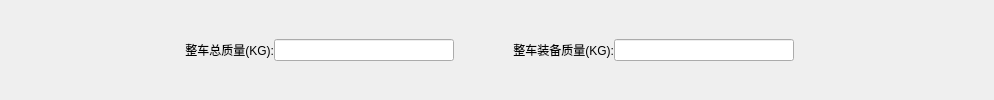
        <widget class="QWidget" name="widget_8" native="true">
         <layout class="QHBoxLayout" name="horizontalLayout_8">
          <property name="spacing">
           <number>0</number>
          </property>
          <property name="leftMargin">
           <number>0</number>
          </property>
          <property name="topMargin">
           <number>0</number>
          </property>
          <property name="rightMargin">
           <number>0</number>
          </property>
          <property name="bottomMargin">
           <number>0</number>
          </property>
          <item>
           <spacer name="horizontalSpacer_5">
            <property name="orientation">
             <enum>Qt::Horizontal</enum>
            </property>
            <property name="sizeType">
             <enum>QSizePolicy::Minimum</enum>
            </property>
            <property name="sizeHint" stdset="0">
             <size>
              <width>114</width>
              <height>20</height>
             </size>
            </property>
           </spacer>
          </item>
          <item>
           <widget class="QLabel" name="label_24">
            <property name="minimumSize">
             <size>
              <width>160</width>
              <height>0</height>
             </size>
            </property>
            <property name="maximumSize">
             <size>
              <width>160</width>
              <height>16777215</height>
             </size>
            </property>
            <property name="text">
             <string>整车总质量(KG):</string>
            </property>
            <property name="alignment">
             <set>Qt::AlignRight|Qt::AlignTrailing|Qt::AlignVCenter</set>
            </property>
           </widget>
          </item>
          <item>
           <widget class="QLineEdit" name="totalWeightLE">
            <property name="minimumSize">
             <size>
              <width>180</width>
              <height>0</height>
             </size>
            </property>
            <property name="maximumSize">
             <size>
              <width>180</width>
              <height>16777215</height>
             </size>
            </property>
           </widget>
          </item>
          <item>
           <widget class="QLabel" name="label_23">
            <property name="minimumSize">
             <size>
              <width>160</width>
              <height>0</height>
             </size>
            </property>
            <property name="maximumSize">
             <size>
              <width>160</width>
              <height>16777215</height>
             </size>
            </property>
            <property name="text">
             <string>整车装备质量(KG):</string>
            </property>
            <property name="alignment">
             <set>Qt::AlignRight|Qt::AlignTrailing|Qt::AlignVCenter</set>
            </property>
           </widget>
          </item>
          <item>
           <widget class="QLineEdit" name="equipmentWeightLE">
            <property name="minimumSize">
             <size>
              <width>180</width>
              <height>0</height>
             </size>
            </property>
            <property name="maximumSize">
             <size>
              <width>180</width>
              <height>16777215</height>
             </size>
            </property>
           </widget>
          </item>
          <item>
           <spacer name="horizontalSpacer_8">
            <property name="orientation">
             <enum>Qt::Horizontal</enum>
            </property>
            <property name="sizeType">
             <enum>QSizePolicy::Maximum</enum>
            </property>
            <property name="sizeHint" stdset="0">
             <size>
              <width>200</width>
              <height>20</height>
             </size>
            </property>
           </spacer>
          </item>
         </layout>
        </widget>
